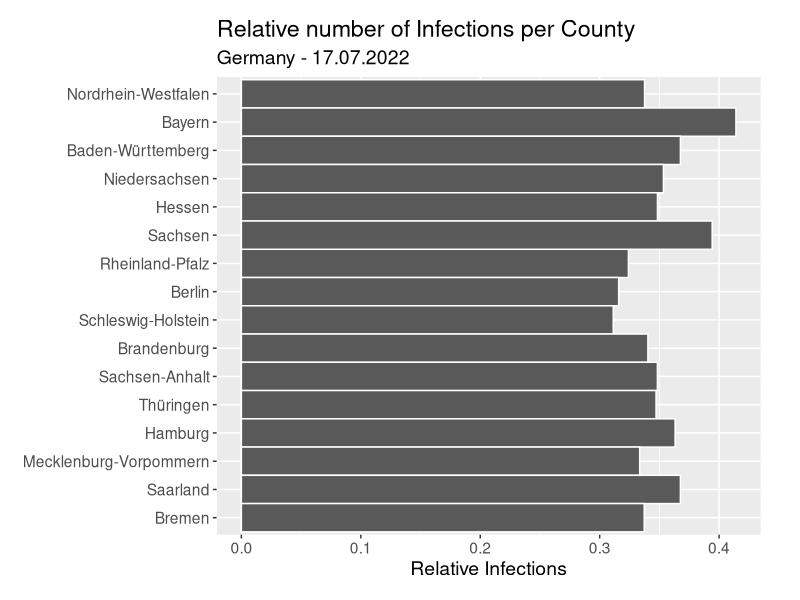
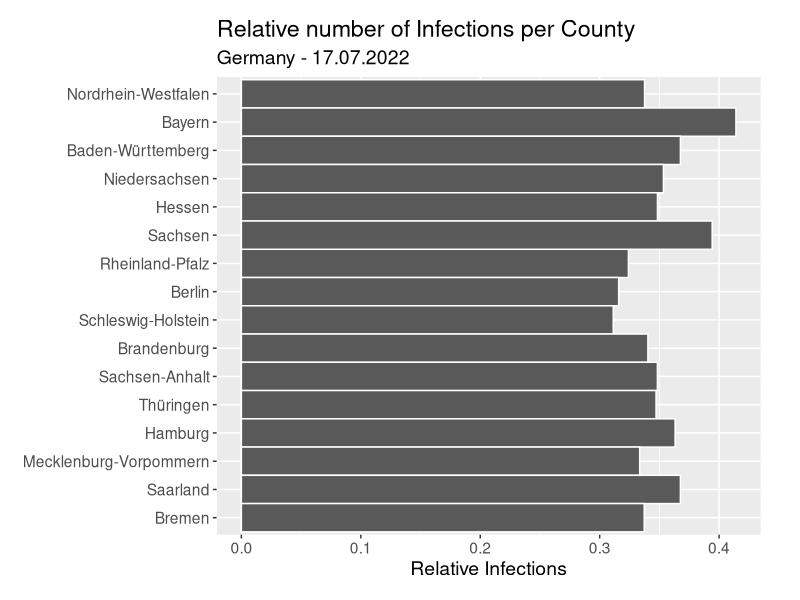

Recreate these plots in R, in order.
library(ggplot2)
library(RColorBrewer)

options(scipen = 10000)

setwd(dirname(rstudioapi::getActiveDocumentContext()$path))

data <-
  read.csv(
    "./data/inhabitants_per_county.csv",
    sep = ",",
  )


getPalette = colorRampPalette(brewer.pal(9, "Set1"))

data$relative.cases = data$cases / data$inhabitants
data$per.100k.capita = data$relative.cases * 1000000

# g <-
#   ggplot(data, aes(
#     x = reorder(county, cases, decreasing = TRUE),
#     y = per.100k.capita
#   )) +
#   geom_bar(
#     stat = "identity",
#     width = 1,
#     color = "white",
#     position = "dodge"
#   ) +
#   labs(
#     title = "Infections per Million People per County",
#     subtitle = "Germany - 17.07.2022",
#     x = "",
#     y = "Infections"
#   ) +
#   theme(axis.text.x = element_text(
#     angle = 90,
#     vjust = 0.5,
#     hjust = 1
#   ))
# 
# 
# 
# print(g)

# g <-
#   ggplot(data, aes(
#     x = reorder(county, cases, decreasing = TRUE),
#     y = relative.cases
#   )) +
#   geom_bar(
#     stat = "identity",
#     width = 1,
#     color = "white",
#     position = "dodge"
#   ) +
#   labs(
#     title = "Relative number of Infections per County",
#     subtitle = "Germany - 17.07.2022",
#     x = "",
#     y = "Relative Infections"
#   ) +
#   theme(axis.text.x = element_text(
#     angle = 90,
#     vjust = 0.5,
#     hjust = 1),
#     text = element_text(size = 14),
#     plot.margin = margin(t = 1, r = 2, b = 1, l = 1, unit = "cm"
#   ))
# 
# 
# 
# print(g)
# 
# ggsave("cases_by_county_relative.png", width = 8.37, height = 6, dpi = 300)

g <-
  ggplot(data, aes(
    y = reorder(county, cases, decreasing = FALSE),
    x = relative.cases
  )) +
  geom_bar(
    stat = "identity",
    width = 1,
    color = "white",
    position = "dodge"
  ) +
  labs(
    title = "Relative number of Infections per County",
    subtitle = "Germany - 17.07.2022",
    x = "Relative Infections",
    y = ""
  ) +
  theme(
    text = element_text(size = 14),
    plot.margin = margin(t = 0.5, r = 1, b = 0.5, l = 0, unit = "cm"
    ))



print(g)

ggsave("cases_by_county_relative.png", width = 8.37, height = 6, dpi = 300)
